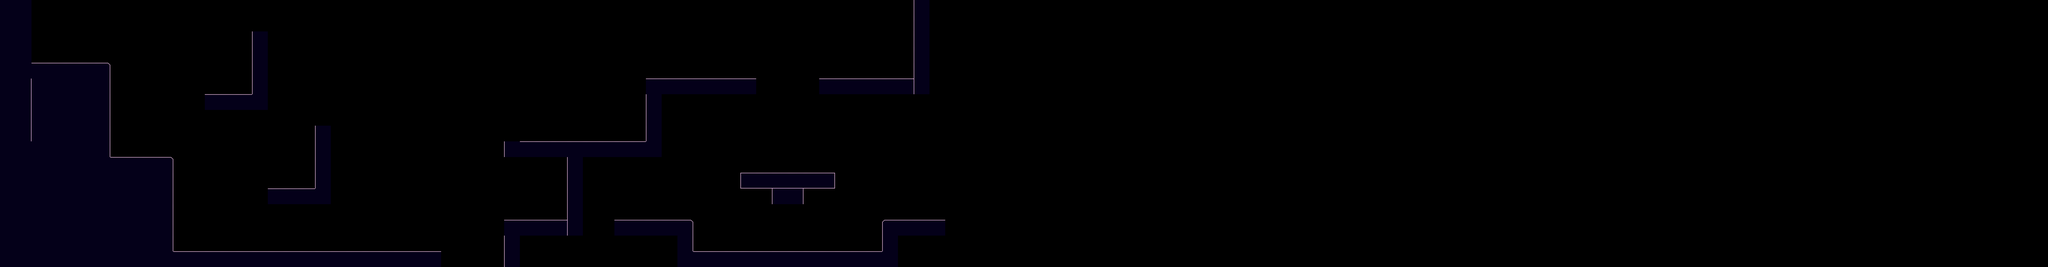

The image is a tile-based game level rendered from a .tmx file. Its description and source (layers, tilesets, objects; grid data summarised) follow:
An orthogonal 130x17 tile map with 64x64 px tiles, 1 tile layer (walls), 5 tilesets and 15 objects (5x Bear, 4x Checkpoint, 4x Weighted Platform, player).

<map version="1.10" tiledversion="1.10.2" orientation="orthogonal" renderorder="right-down" width="130" height="17" tilewidth="64" tileheight="64" infinite="0" nextlayerid="20" nextobjectid="600">
 <editorsettings>
  <export target="../levelsJson/benLevel2.tmj" format="json" />
 </editorsettings>
 <tileset firstgid="1" source="Images.tsx" />
 <tileset firstgid="75" source="platforms.tsx" />
 <tileset firstgid="153" source="walls.tsx" />
 <tileset firstgid="165" source="Backgrounds.tsx" />
 <tileset firstgid="169" source="rabbeatTileset.tsx" />
 <objectgroup id="2" name="background" locked="1">
  <object id="204" gid="168" x="0" y="1088" width="9696" height="1088" />
  <object id="564" type="Checkpoint" gid="8" x="481" y="477" width="130" height="130">
   <properties>
    <property name="num" type="int" value="1" />
   </properties>
  </object>
 </objectgroup>
 <objectgroup id="18" name="backgroundArt" />
 <objectgroup id="13" name="platforms" />
 <layer id="1" name="walls" width="130" height="17">
  <data>[2210 cells, 236 non-empty, 9 distinct tile ids]</data>
 </layer>
 <objectgroup id="10" name="weightedPlatforms">
  <object id="559" type="Weighted Platform" gid="115" x="1798" y="1060" width="192" height="36">
   <properties>
    <property name="genre" value="synth" />
    <property name="moveTime" type="int" value="0" />
    <property name="platformInterval" type="int" value="1" />
   </properties>
  </object>
  <object id="560" type="Weighted Platform" gid="114" x="1812" y="622" width="192" height="36">
   <properties>
    <property name="genre" value="jazz" />
    <property name="moveTime" type="int" value="0" />
    <property name="platformInterval" type="int" value="1" />
   </properties>
  </object>
  <object id="571" type="Weighted Platform" gid="114" x="3102" y="356" width="192" height="36">
   <properties>
    <property name="genre" value="jazz" />
    <property name="moveTime" type="int" value="0" />
    <property name="num" type="int" value="1" />
    <property name="platformInterval" type="int" value="1" />
   </properties>
  </object>
  <object id="572" type="Weighted Platform" gid="115" x="3102" y="680" width="192" height="36">
   <properties>
    <property name="genre" value="synth" />
    <property name="moveTime" type="int" value="0" />
    <property name="num" type="int" value="1" />
    <property name="platformInterval" type="int" value="1" />
   </properties>
  </object>
 </objectgroup>
 <objectgroup id="16" name="movingPlatforms" />
 <objectgroup id="7" name="enemies" class="Bear">
  <properties>
   <property name="beatList" value="13" />
  </properties>
  <object id="550" type="Bear" gid="9" x="840" y="392" width="173" height="200">
   <properties>
    <property name="beatList" value="15" />
   </properties>
  </object>
  <object id="561" type="Bear" gid="9" x="2103.5" y="888" width="173" height="200">
   <properties>
    <property name="beatList" value="1234" />
   </properties>
  </object>
  <object id="566" type="Bear" gid="9" x="1103.5" y="776" width="173" height="200">
   <properties>
    <property name="beatList" value="37" />
   </properties>
  </object>
  <object id="573" type="Bear" gid="9" x="3638" y="898" width="173" height="200">
   <properties>
    <property name="beatList" value="12345678" />
   </properties>
  </object>
  <object id="576" type="Bear" gid="9" x="2544" y="896" width="173" height="200">
   <properties>
    <property name="beatList" value="1234" />
   </properties>
  </object>
 </objectgroup>
 <objectgroup id="8" name="checkpoints">
  <object id="565" type="Checkpoint" gid="8" x="217" y="261" width="130" height="130">
   <properties>
    <property name="num" type="int" value="0" />
   </properties>
  </object>
  <object id="580" type="Checkpoint" gid="8" x="2271" y="575" width="130" height="130">
   <properties>
    <property name="num" type="int" value="1" />
   </properties>
  </object>
 </objectgroup>
 <objectgroup id="6" name="player">
  <object id="2" name="player" gid="3" x="342" y="260" width="75" height="142" />
 </objectgroup>
 <objectgroup id="9" name="goal">
  <object id="581" type="Checkpoint" gid="13" x="3136" y="1021" width="128" height="130">
   <properties>
    <property name="num" type="int" value="2" />
   </properties>
  </object>
 </objectgroup>
</map>
